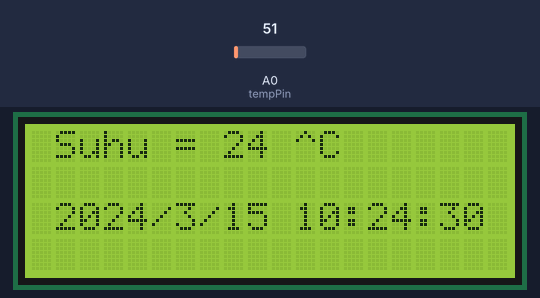
The sketch below on a simulated Arduino Uno, built with avr-gcc and run on an emulated ATmega328P. Shown: 20×4 character LCD. The inputs (shaded band) are chosen by the test bench; at power-on: A0 (tempPin) = 51. The local clock reads 2024-03-15 10:24:30 at power-on unless the sketch sets it.

Above: at 1.2 s.
1.3 s: A0 (tempPin) set to 61
At 1.45 s:
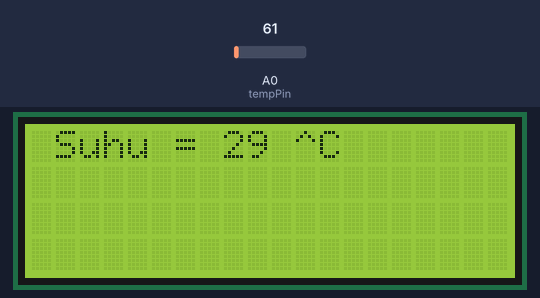
4.4 s: A0 (tempPin) set to 71
At 4.91 s:
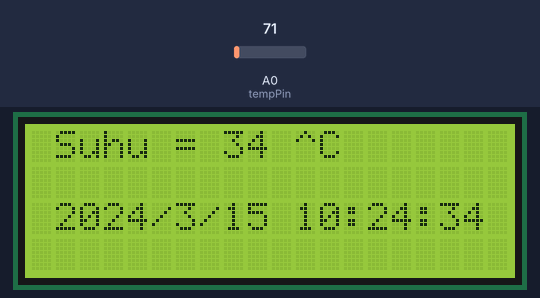
6.1 s: A0 (tempPin) set to 86
At 6.53 s:
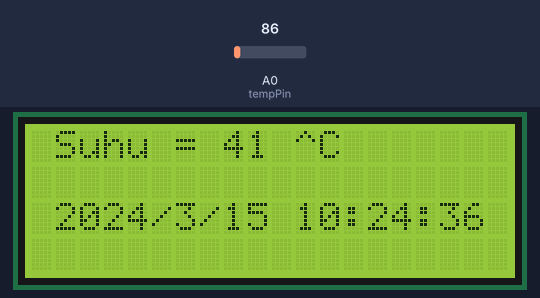

The sketch:

no2_tugasMandiri.ino
```cpp
#include <RTClib.h>
#include <Wire.h>
#include <LiquidCrystal_I2C.h>


LiquidCrystal_I2C lcd(0x20,20,4);
DS1307 rtc;

int temp, celcius;
int tempPin = 0;
int sampleTime = 100;

void setup() {
  // put your setup code here, to run once:
  lcd.init();
  lcd.backlight();
  lcd.setCursor(1,0);
  lcd.print("LCD 20x4 I2C TEST");
  lcd.setCursor(1,1);
  lcd.print("....................");

    if (! rtc.begin()) {
    Serial.println("Couldn't find RTC");
    lcd.setCursor(0,0);lcd.print("RTC not Found");
    while (1);
    }
    if (! rtc.isrunning()) {
    Serial.println("RTC is NOT running!");
    lcd.setCursor(0,0);lcd.print("RTC not running");
    rtc.adjust(DateTime(F(__DATE__), F(__TIME__)));
    }
}

void loop() {
  // put your main code here, to run repeatedly:
{
  delay(100);
  lcd.clear();
  delay(100);
  lcd.setCursor(1,0);
   bacaSuhu();
  lcd.setCursor(1,1);
  //bacaSuhu();
  lcd.setCursor(1,2);
  waktu();
  lcd.setCursor(1,3);
  //waktu();
  delay(200);
  }
}

void bacaSuhu(){
    temp = analogRead(tempPin);

    lcd.print("Suhu = ");
    celcius = temp * (0.48828125);
    lcd.print(celcius);
    lcd.println(" ^C ");
    delay(sampleTime);

  }

 void waktu(){
    DateTime now = rtc.now();

    lcd.print(now.year(), DEC);
    lcd.print('/');
    lcd.print(now.month(), DEC);
    lcd.print('/');
    lcd.print(now.day(), DEC);
    lcd.print(' ');
    lcd.print(now.hour(), DEC);
    lcd.print(':');
    lcd.print(now.minute(), DEC);
    lcd.print(':');
    lcd.print(now.second(), DEC);
    lcd.print(' ');
  }
```
